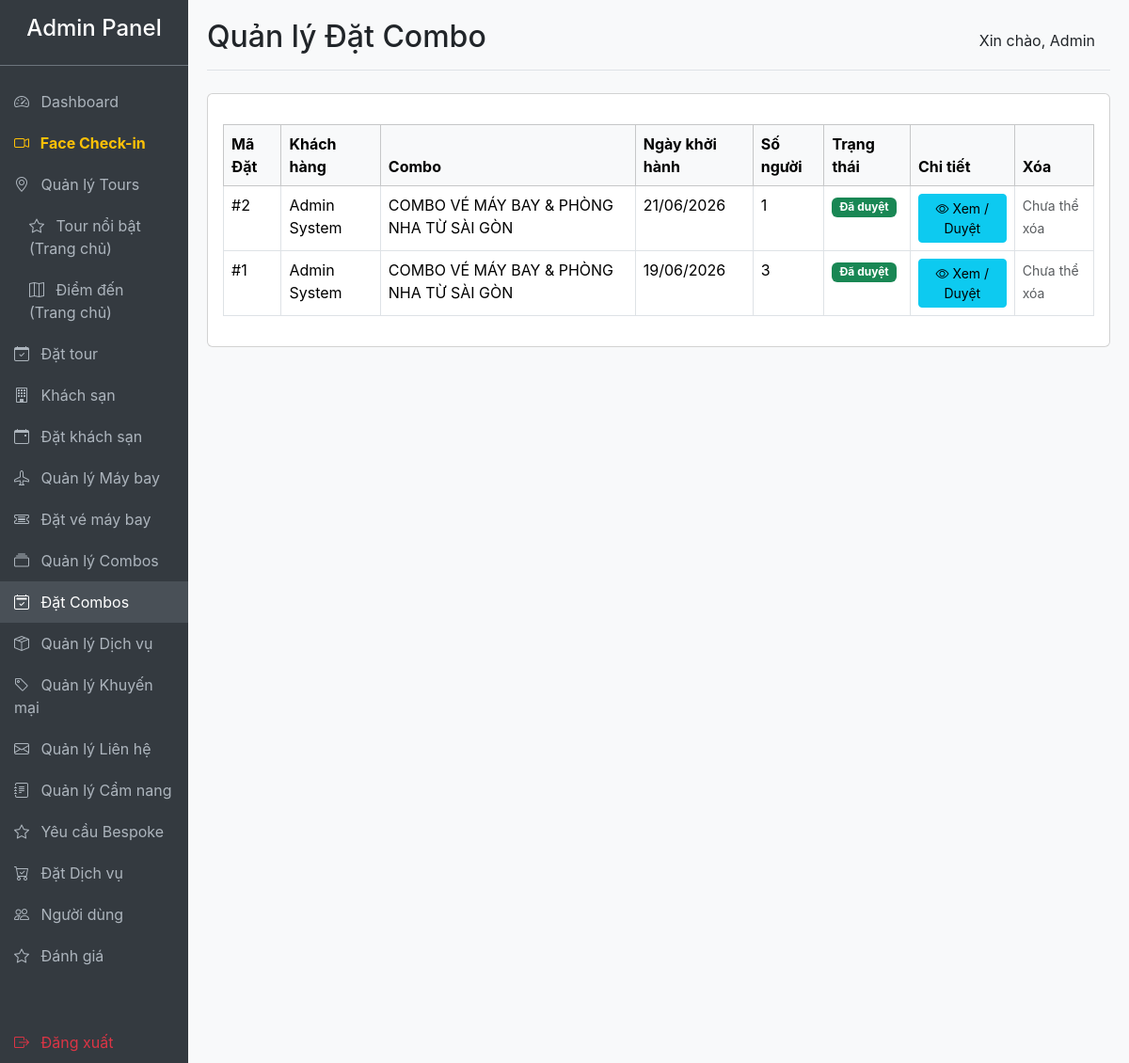
The page /travel-booking/admin/combo-bookings.php (signed in) on the database its author committed.
### tables this page shows
CREATE TABLE `combo_bookings` (
  `id` int(11) NOT NULL,
  `user_id` int(11) NOT NULL,
  `combo_id` int(11) NOT NULL,
  `booking_code` varchar(50) DEFAULT NULL,
  `travel_date` date NOT NULL,
  `total_people` int(11) DEFAULT 1,
  `status` enum('pending','confirmed','cancelled') DEFAULT 'pending',
  `total_price` decimal(10,2) DEFAULT NULL,
  `payment_type` enum('full','deposit') DEFAULT 'full',
  `amount_paid` decimal(15,2) DEFAULT 0.00,
  `payment_status` enum('pending','paid','failed','refunded') DEFAULT 'pending',
  `created_at` timestamp NOT NULL DEFAULT current_timestamp(),
  `cccd` varchar(20) DEFAULT NULL,
  `representative_name` varchar(100) DEFAULT NULL,
  `payment_face_image` varchar(255) DEFAULT NULL
);

CREATE TABLE `users` (
  `id` bigint(20) NOT NULL,
  `full_name` varchar(255) NOT NULL,
  `email` varchar(255) NOT NULL,
  `password_hash` text NOT NULL,
  `phone` varchar(20) DEFAULT NULL,
  `avatar` text DEFAULT NULL,
  `role` enum('admin','user') DEFAULT 'user',
  `status` enum('active','inactive','banned') DEFAULT 'active',
  `created_at` timestamp NOT NULL DEFAULT current_timestamp(),
  `updated_at` timestamp NOT NULL DEFAULT current_timestamp() ON UPDATE current_timestamp(),
  `face_descriptor` text DEFAULT NULL,
  `reset_token` varchar(64) DEFAULT NULL,
  `reset_expires` datetime DEFAULT NULL,
  `face_image` varchar(255) DEFAULT NULL
);

CREATE TABLE `combos` (
  `id` int(11) NOT NULL,
  `name` varchar(255) NOT NULL,
  `description` text DEFAULT NULL,
  `highlights` text DEFAULT NULL,
  `price_details` text DEFAULT NULL,
  `hotel_system` text DEFAULT NULL,
  `policy` text DEFAULT NULL,
  `price` decimal(10,2) NOT NULL,
  `original_price` decimal(10,2) DEFAULT NULL,
  `duration` varchar(100) DEFAULT NULL,
  `image` varchar(255) DEFAULT NULL,
  `status` enum('active','inactive') DEFAULT 'active',
  `created_at` timestamp NOT NULL DEFAULT current_timestamp()
);

### travel-booking/admin/combo-bookings.php (the view, shortened to what this page needs)
<?php
require '../includes/db.php';
$sql = "SELECT b.*, u.full_name, c.name AS combo_name
        FROM combo_bookings b
        JOIN users u ON b.user_id = u.id
        JOIN combos c ON b.combo_id = c.id
        ORDER BY b.created_at DESC";
$result = mysqli_query($conn, $sql);
include 'includes/admin-header.php';
?>
<div class="card">
    <div class="card-body">
        <table class="table table-bordered table-hover mt-3">
            <thead class="table-light">
                <tr>
                    <th>Mã Đặt</th>
                    <th>Khách hàng</th>
                    <th>Combo</th>
                    <th>Ngày khởi hành</th>
                    <th>Số người</th>
                    <th>Trạng thái</th>
                    <th>Chi tiết</th>
                    <th>Xóa</th>
                </tr>
            </thead>
            <tbody>
                <?php if (mysqli_num_rows($result) > 0): ?>
                    <?php while ($booking = mysqli_fetch_assoc($result)): ?>
                        <tr>
                            <td>#<?= htmlspecialchars($booking['id']) ?></td>
                            <td><?= htmlspecialchars($booking['full_name']) ?></td>
                            <td><?= htmlspecialchars($booking['combo_name']) ?></td>
                            <td><?= date('d/m/Y', strtotime($booking['travel_date'])) ?></td>
                            <td><?= $booking['total_people'] ?></td>
                            <td>
                                <?php
                                $status = $booking['status'];
                                if ($status == 'confirmed') {
                                    echo '<span class="badge bg-success">Đã duyệt</span>';
                                } elseif ($status == 'cancelled') {
                                    echo '<span class="badge bg-danger">Đã hủy</span>';
                                } else {
                                    echo '<span class="badge bg-warning text-dark">Chờ duyệt</span>';
                                }
                                ?>
                            </td>
                            <td>
                                <a href="combo-booking-detail.php?id=<?= $booking['id'] ?>" class="btn btn-sm btn-info"><i
                                        class="bi bi-eye"></i> Xem / Duyệt</a>
                            </td>
                            <td>
                                <?php if ($status == 'cancelled'): ?>
                                    <a href="combo-bookings.php?delete_id=<?= $booking['id'] ?>" class="btn btn-sm btn-danger" onclick="return confirm('Bạn có chắc chắn muốn xóa hẳn đơn đã hủy này?');"><i class="bi bi-trash"></i> Xóa</a>
                                <?php else: ?>
                                    <span class="text-muted small">Chưa thể xóa</span>
                                <?php endif; ?>
                            </td>
                        </tr>
                    <?php endwhile; ?>
                <?php else: ?>
                    <tr>
                        <td colspan="8" class="text-center">Chưa có lượt đặt combo nào.</td>
                    </tr>
                <?php endif; ?>
            </tbody>
        </table>
    </div>
</div>
<?php include 'includes/admin-footer.php'; ?>

### travel-booking/admin/includes/admin-header.php (style rules this page uses)
body { font-family: 'Inter', sans-serif; background-color: #f8f9fa; }

### rows shown on the page
combo_bookings: id "2", user.full_name "Admin System", combo.name "COMBO VÉ MÁY BAY & PHÒNG NHA TỪ SÀI GÒN", travel_date "21/06/2026", total_people "1", status "Đã duyệt"
combo_bookings: id "1", user.full_name "Admin System", combo.name "COMBO VÉ MÁY BAY & PHÒNG NHA TỪ SÀI GÒN", travel_date "19/06/2026", total_people "3", status "Đã duyệt"

### other values the page prints
$page_title "Quản lý Đặt Combo"
